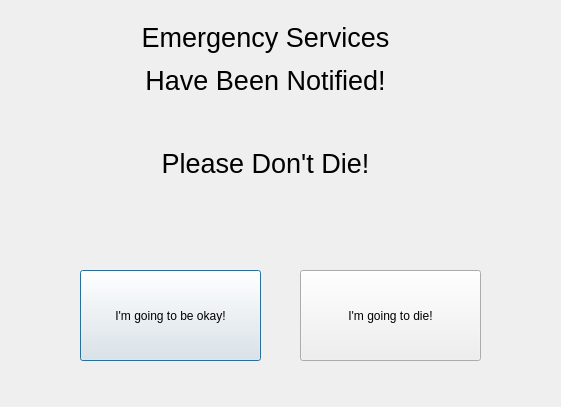
<?xml version="1.0" encoding="UTF-8"?>
<ui version="4.0">
 <class>EmergencyDialog</class>
 <widget class="QDialog" name="EmergencyDialog">
  <property name="geometry">
   <rect>
    <x>0</x>
    <y>0</y>
    <width>561</width>
    <height>407</height>
   </rect>
  </property>
  <property name="windowTitle">
   <string>Dialog</string>
  </property>
  <widget class="QLabel" name="label">
   <property name="geometry">
    <rect>
     <x>90</x>
     <y>0</y>
     <width>351</width>
     <height>201</height>
    </rect>
   </property>
   <property name="text">
    <string>&lt;html&gt;&lt;head/&gt;&lt;body&gt;&lt;p align=&quot;center&quot;&gt;&lt;span style=&quot; font-size:20pt;&quot;&gt;Emergency Services&lt;/span&gt;&lt;/p&gt;&lt;p align=&quot;center&quot;&gt;&lt;span style=&quot; font-size:20pt;&quot;&gt;Have Been Notified!&lt;/span&gt;&lt;/p&gt;&lt;p align=&quot;center&quot;&gt;&lt;br/&gt;&lt;/p&gt;&lt;p align=&quot;center&quot;&gt;&lt;span style=&quot; font-size:20pt;&quot;&gt;Please Don't Die!&lt;/span&gt;&lt;/p&gt;&lt;/body&gt;&lt;/html&gt;</string>
   </property>
  </widget>
  <widget class="QLabel" name="errLabel">
   <property name="geometry">
    <rect>
     <x>90</x>
     <y>220</y>
     <width>411</width>
     <height>31</height>
    </rect>
   </property>
   <property name="font">
    <font>
     <pointsize>12</pointsize>
     <weight>75</weight>
     <bold>true</bold>
    </font>
   </property>
   <property name="text">
    <string/>
   </property>
  </widget>
  <widget class="QPushButton" name="okayButton">
   <property name="geometry">
    <rect>
     <x>80</x>
     <y>270</y>
     <width>181</width>
     <height>91</height>
    </rect>
   </property>
   <property name="text">
    <string>I'm going to be okay!</string>
   </property>
  </widget>
  <widget class="QPushButton" name="dieButton">
   <property name="geometry">
    <rect>
     <x>300</x>
     <y>270</y>
     <width>181</width>
     <height>91</height>
    </rect>
   </property>
   <property name="text">
    <string>I'm going to die!</string>
   </property>
  </widget>
 </widget>
 <resources/>
 <connections/>
</ui>
